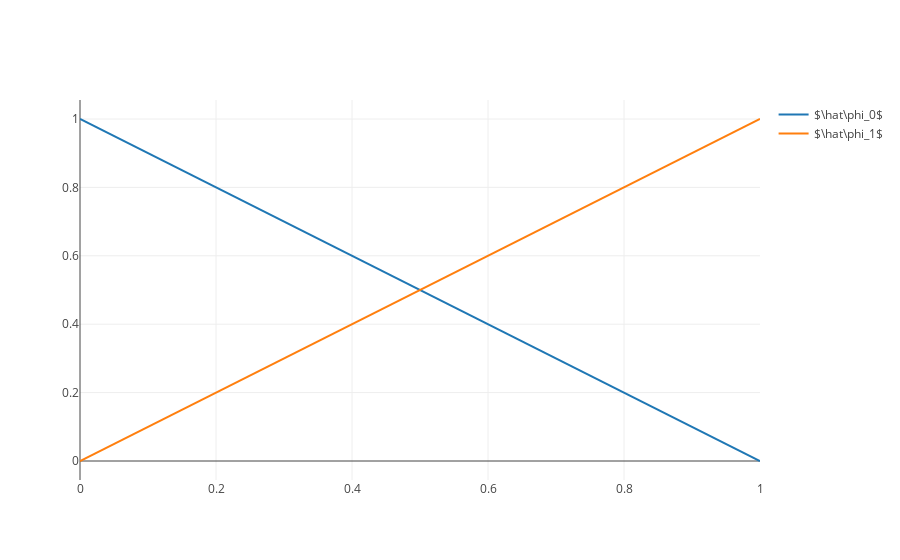

The code cell stored with this chart in its notebook:
### Markdown cell above
We can now plot the two bases

### Code cell
x = np.linspace(0, 1)
fig = go.Figure(data=[
    go.Scatter(x=x, y=hat_phi0(x), mode='lines', name="$\hat\phi_0$"),
    go.Scatter(x=x, y=hat_phi1(x), mode='lines', name="$\hat\phi_1$")
])
plotly.iplot(fig)
